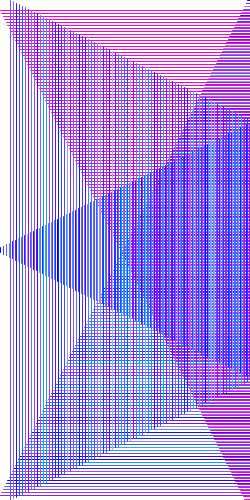
Frame 1 (no input)
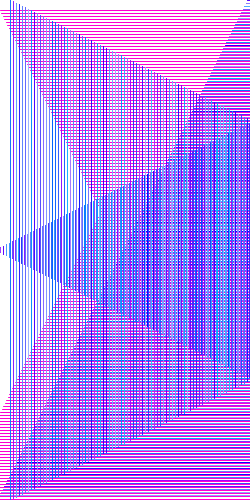
Frame 2 (the mouse pressed at the canvas centre, redrawn once)

The Processing sketch that drew these frames (run headless with seeded random() and noise(); the mouse was pressed at the canvas centre and the sketch redrawn once):

// Processing sketch: processing_32396
// ── processing_32396.pde



float a = 0;
float b = 10;
float c = 500;
float d = 10;

float e = 490;



void setup(){
  size(250,500);
  background(255);

  strokeWeight(1);
  noFill();
  noLoop();
}

void draw(){
  
  while(b < 500){
  stroke(255,0,209);
  line(a, b, c, d);
  a = a + 1.5;
  b = b + 3;
  d = d + 3;
  c = c - 1.5;
  
  }
  
  a = 0;
  b = 10;
  c = 500;
  d = 10;
  e = 495;
  while ( e > -100 ){
    stroke(random(0,169),random(0,189), random(255,255));
  line(a, e, c, e); 
  a = a + 1.5;
  e = e - 3;
  c = c - 1.5;
  }
  
  e = 495;
  a = 0;
  b = 10;
  c = 500;
  d = 10;
  while (b < 500) {
      stroke(random(0,169),random(0,189), random(255,255));
  line(b,a,d,c); 
  b = b + 3;
  a = a + 1.5;
  d = d + 3;
  c = c - 1.5; 
  }
  
  a = 0;
  b = 10;
  c = 500;
  d = 10;
  while (e > -100){
    stroke(random(0,169),random(0,189), random(255,255));
  line(e, a, e, c);   
  e = e - 3;
  a = a + 1.5;
  c = c - 1.5;
  
}
   
  
}
